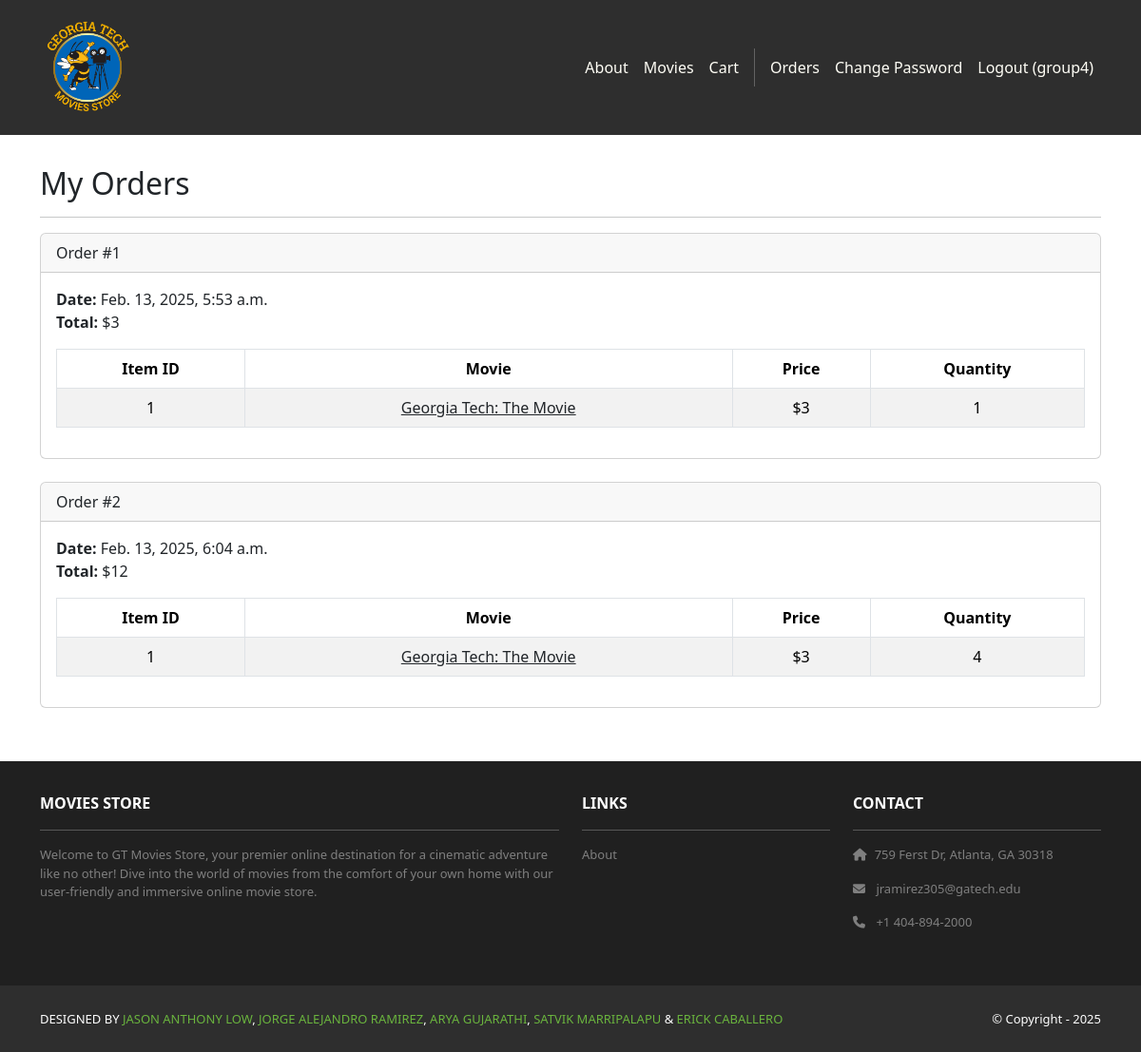
Page /accounts/orders/ (signed in) on the committed database.
### cart/models.py (models this page shows, shortened)
class Order(models.Model):
    id = models.AutoField(primary_key=True)
    total = models.IntegerField()
    date = models.DateTimeField(auto_now_add=True)
    user = models.ForeignKey(User, on_delete=models.CASCADE)

class Item(models.Model):
    id = models.AutoField(primary_key=True)
    price = models.IntegerField()
    quantity = models.IntegerField()
    order = models.ForeignKey(Order, on_delete=models.CASCADE)
    movie = models.ForeignKey(Movie, on_delete=models.CASCADE)

### movies/models.py (models this page shows, shortened)
class Movie(models.Model):
    id = models.AutoField(primary_key=True)
    name = models.CharField(max_length=255)
    price = models.IntegerField()
    description = models.TextField()
    image = models.ImageField(upload_to='movie_images/')

### accounts/views.py (the view)
# urls.py: path('orders/', views.orders, name='accounts.orders'),
@login_required
def orders(request):
    template_data = {}
    template_data['title'] = 'Orders'
    template_data['orders'] = request.user.order_set.all()
    return render(request, 'accounts/orders.html',
        {'template_data': template_data})

### accounts/templates/accounts/orders.html
{% extends 'base.html' %}
{% block content %}
<div class="p-3">
  <div class="container">
    <div class="row mt-3">
      <div class="col mx-auto mb-3">
        <h2>My Orders</h2>
        <hr />
        {% for order in template_data.orders %}
        <div class="card mb-4">
          <div class="card-header">
            Order #{{ order.id }}
          </div>
          <div class="card-body">
            <b>Date:</b> {{ order.date }}<br />
            <b>Total:</b> ${{ order.total }}<br />
            <table class="table table-bordered table-striped text-center mt-3">
              <thead>
                <tr>
                  <th scope="col">Item ID</th>
                  <th scope="col">Movie</th>
                  <th scope="col">Price</th>
                  <th scope="col">Quantity</th>
                </tr>
              </thead>
              <tbody>
                {% for item in order.item_set.all %}
                <tr>
                  <td>{{ item.movie.id }}</td>
                  <td>
                    <a class="link-dark"
                      href="{% url 'movies.show' id=item.movie.id %}">
                      {{ item.movie.name }}
                    </a>
                  </td>
                  <td>${{ item.movie.price }}</td>
                  <td>{{ item.quantity }}</td>
                </tr>
                {% endfor %}
              </tbody>
            </table>
          </div>
        </div>
        {% endfor %}
      </div>
    </div>
  </div>
</div>
{% endblock content %}

### GTMoviesStore/templates/base.html (shortened to what this page needs)
<!DOCTYPE html>
<html lang="en">
{% load static %}
  <head>
    <link href="https://cdn.jsdelivr.net/npm/bootstrap@5.3.3/dist/css/bootstrap.min.css"
            rel="stylesheet"
>
    <link rel="stylesheet"
          href="https://cdnjs.cloudflare.com/ajax/libs/font-awesome/6.1.1/css/all.min.css">
    <link rel="stylesheet" type="text/css"
          href="{% static 'css/style.css' %}">
  </head>
  <body>
    <nav class="p-3 navbar navbar-dark bg-dark navbar-expand-lg">
      <div class="container">
        <a class="navbar-brand" href="{% url 'home.index' %}">
          <img src="{% static 'img/logo.png' %}" alt="logo" height="100" />
        </a>
        <div class="collapse navbar-collapse" id="navbarNavAltMarkup">
          <div class="navbar-nav ms-auto navbar-ml">
            <a class="nav-link" href="{% url 'home.about' %}">About</a>
            <a class="nav-link" href="{% url 'movies.index' %}">Movies</a>
            <a class="nav-link" href="{% url 'cart.index' %}">Cart</a>
              {% if user.is_authenticated %}
                  <a class="nav-link"
              href="{% url 'accounts.orders' %}">Orders
            </a>
                  <a class="nav-link"
              href="{% url 'accounts.changepassword' %}">Change Password</a>
              <a class="nav-link"
              href="{% url 'accounts.logout' %}">Logout ({{user.username }})</a>
              {% endif %}
          </div>
        </div>
      </div>
    </nav>
    <div>
      {% block content %}
      {% endblock content %}
    </div>
    <section class="p-3 ms-footer d-none d-md-block">
      <div class="container">
        <div class="row mt-3 text-white">
          <div class="col-md-6 col-lg-6 col-xl-6 mx-auto mb-4">
            <b>MOVIES STORE</b>
            <hr />
            <p>Welcome to GT Movies Store, your premier online destination for a cinematic
              adventure like no other! Dive into the world of movies from the comfort of your own home with our user-friendly
              and immersive online movie store.</p>
          </div>
          <div class="col-md-3 col-lg-3 col-xl-3 mx-auto mb-4">
            <b>LINKS</b>
            <hr />
            <p><a class="nav-link" href="{% url 'home.about' %}">About</a></p>
          </div>
          <div class="col-md-3 col-lg-3 col-xl-3 mx-auto mb-4">
            <b>CONTACT</b>
            <hr />
            <p><i class="fas fa-home me-2"></i>759 Ferst Dr, Atlanta, GA 30318</p>
            <p><i class="fas fa-envelope me-2"></i> jramirez305@gatech.edu</p>
            <p><i class="fas fa-phone me-2"></i> +1 404-894-2000</p>
          </div>
        </div>
      </div>
    </section>
    <section class="p-3 ms-footer-bottom bg-dark">
      <div class="container d-flex justify-content-between">
        <div class="me-5 text-white">
          <span>DESIGNED BY <a href="https://www.linkedin.com/in/jasonalow/" target="_blank">JASON ANTHONY LOW</a>,
            <a href="https://www.linkedin.com/in/jorge-ramirez-021134339/" target="_blank">JORGE ALEJANDRO RAMIREZ</a>,
            <a href="https://www.linkedin.com/in/arya-gujarathi/" target="_blank">ARYA GUJARATHI</a>,
            <a href="https://www.linkedin.com/in/satvik-marripalapu-4876462a3/" target="_blank">SATVIK MARRIPALAPU</a> &
            <a href="https://www.linkedin.com/in/erickcaballero2/" target="_blank">ERICK CABALLERO</a>
          </span>
        </div>
        <div class="text-white">
          <span>© Copyright - 2025</span>
        </div>
      </div>
    </section>
  </body>
</html>

### GTMoviesStore/static/css/style.css (style rules this page uses)
.navbar a.nav-link { color: #FFFEF6 !important; }
.bg-dark { background-color: #2E2E2E !important; }
.ms-footer { background-color: #202020; }
.ms-footer p { color: #7F7F7F; font-size: 13px; }
.ms-footer-bottom span { font-size: 13px; line-height: 38px; }
.ms-footer-bottom a { color: #6ab43e; text-decoration: none; }

### rows in the picture
Order: id "1", date "Feb. 13, 2025, 5:53 a.m.", total "3"
Item: movie.id "1", movie.name "Georgia Tech: The Movie", movie.price "3", quantity "1"
Order: id "2", date "Feb. 13, 2025, 6:04 a.m.", total "12"
Item: movie.id "1", movie.name "Georgia Tech: The Movie", movie.price "3", quantity "4"

### other values in the picture
{{ user.username }} "group4"
